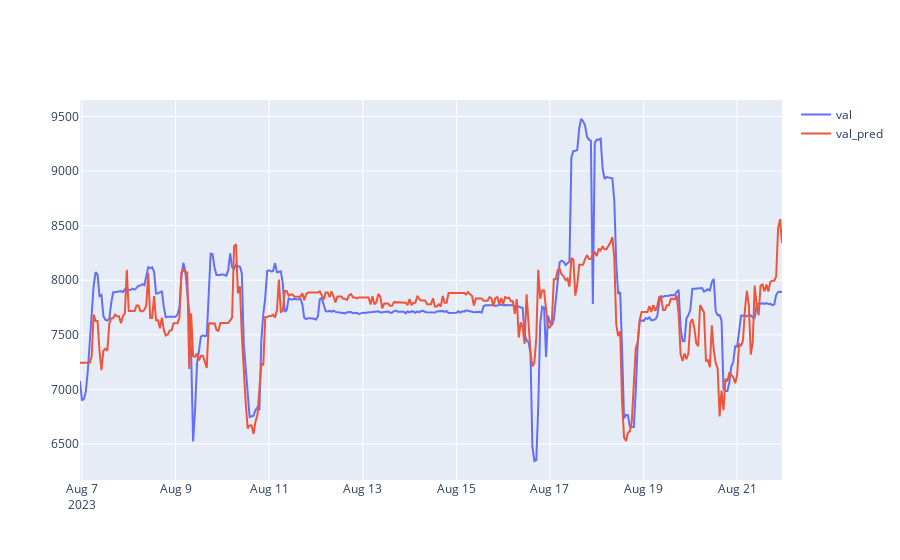

Notebook code for this chart:
### Code cell
fig = go.Figure()
fig.add_trace(go.Scatter(x=y_val.index, y=y_val, mode='lines', name='val'))
fig.add_trace(go.Scatter(x=y_val.index, y=y_val_pred, mode='lines', name='val_pred'))
fig.show()

### Figure 1 — Plotly figure (JSON) as saved in the notebook; plotly's stock layout.template omitted (floating-point values rounded to 4 significant figures; data arrays with more than 128 entries replaced by an {"elided": "..."} marker saying what was removed)
{"data": [{"mode": "lines", "name": "val", "type": "scatter", "x": {"elided": "361 str values"}, "y": {"elided": "361 float values"}}, {"mode": "lines", "name": "val_pred", "type": "scatter", "x": {"elided": "361 str values"}, "y": {"elided": "361 float values"}}], "layout": {}}
